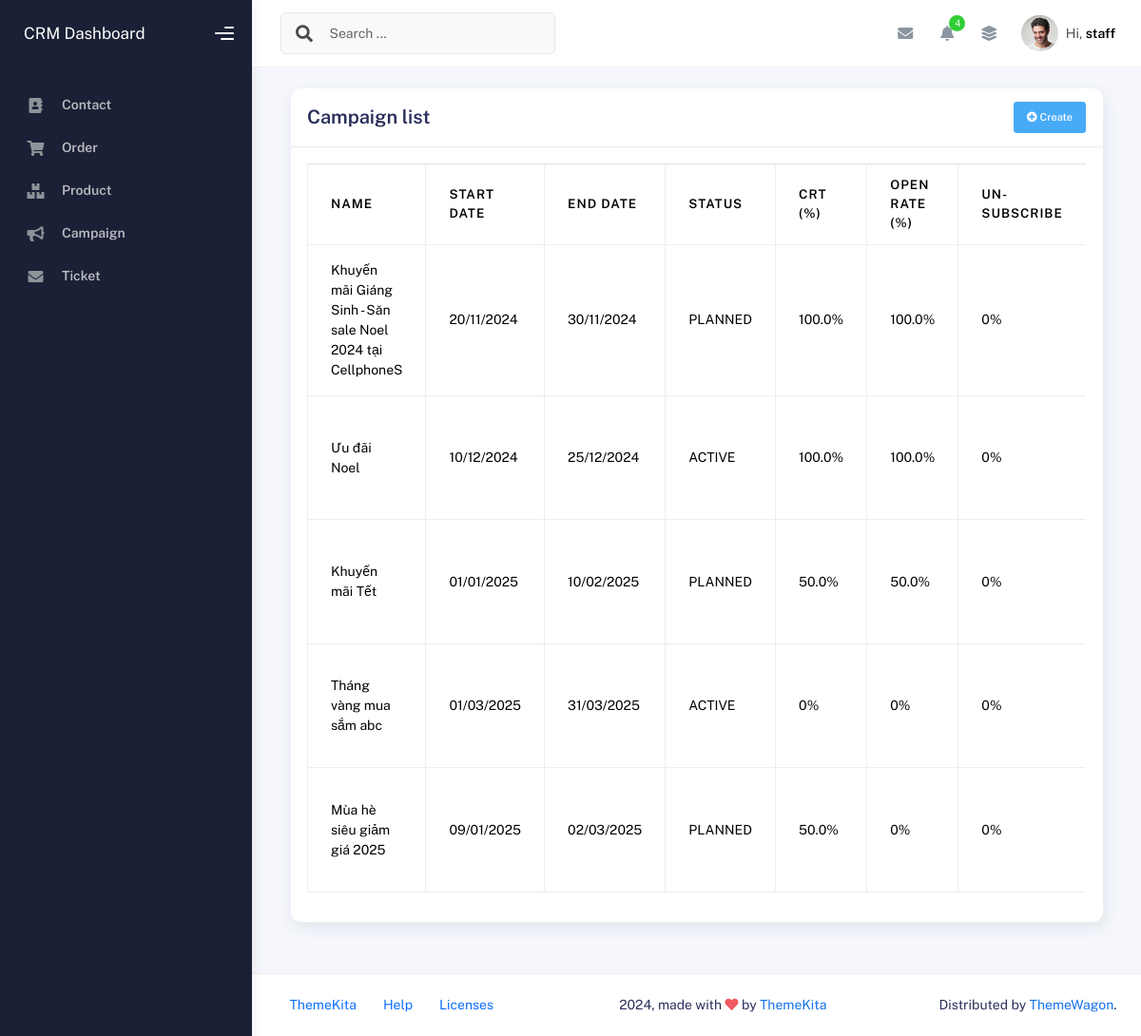
/system-admin/campaign/ (signed in), run on the app's committed database.
### admin_manager/models.py (models this page shows, shortened)
class User(AbstractUser):
    class DepartmentChoices(models.TextChoices):
        CONTACT = '01', 'Contact'
        ORDER = '02', 'Order'
        SERVICE_ISSUE = '03', 'Service Issue'
        ORDER_ISSUE = '04', 'Order Issue'
        CAMPAIGN = '05', 'Campaign'
    class UserType(models.TextChoices):
        MANAGER = 'MANAGER', 'Manager'
        STAFF = 'STAFF', 'Staff'
        CUSTOMER = 'CUSTOMER', 'Customer'
    id = models.IntegerField(primary_key=True)
    email = models.EmailField()
    phone_number = models.CharField(max_length=15, null=True, blank=True)
    first_name = models.CharField(max_length=255, null=True, blank=True)
    last_name = models.CharField(max_length=255, null=True, blank=True)
    address = models.CharField(max_length=500, null=True, blank=True)
    department_code = models.CharField(
        max_length=2,
        choices=DepartmentChoices.choices,
        default=DepartmentChoices.CONTACT  # Mặc định là Contact
    )
    user_type = models.CharField(
        max_length=50,
        choices=UserType.choices,
        default=UserType.CUSTOMER
    )
    created_date = models.DateTimeField(auto_now_add=True)
    date_join = models.DateField(auto_now_add=True)

class Campaign(models.Model):
    class StatusChoices(models.TextChoices):
        PLANNED = 'PLANNED', 'Planned'
        IN_PROGRESS = 'IN_PROGRESS', 'In progress'
        IN_PROGRESSED = 'IN_PROGRESSED', 'In progressed'
        CLOSED = 'CLOSED', 'Closed'
    campaign_id = models.AutoField(primary_key=True)
    name = models.CharField(max_length=255)
    start_date = models.DateField()
    end_date = models.DateField()
    status = models.CharField(
        max_length=20,
        choices=StatusChoices.choices,
        default=StatusChoices.PLANNED,
    )
    staff = models.ForeignKey(
        User,
        on_delete=models.CASCADE, null=True, blank=True,
        related_name='campaigns'
    )
    created_date = models.DateTimeField(auto_now_add=True)
    mail_subject = models.CharField(
        max_length=255, null=True, blank=True)  # New field
    mail_content = models.TextField(null=True, blank=True)  # New field

### admin_manager/views.py (the view)
# urls.py: path('campaign/', views.campaign_view, name='admin-campaign'),
def campaign_view(request):
    campaigns = Campaign.objects.all()
    campaign_list = []
    for campaign in campaigns:
        total_tracks = MailTrack.objects.filter(campaign=campaign).count()
        opened_tracks = MailTrack.objects.filter(
            campaign=campaign, is_open=True
        ).count()
        clicked_tracks = MailTrack.objects.filter(
            campaign=campaign, is_click=True
        ).count()
        open_rate = (opened_tracks / total_tracks *
                     100) if total_tracks > 0 else 0
        clicked_rate = (clicked_tracks / total_tracks *
                        100) if total_tracks > 0 else 0
        campaign_list.append(
            {
                "campaign_data": campaign,
                "open_rate": round(open_rate, 2),
                "crt": round(clicked_rate, 2),
            }
        )
    return render(
        request,
        "campaign/index.html",
        {
            "campaign_list": campaign_list,
            "status_choices": Campaign.StatusChoices.choices,
        },
    )

### admin_manager/templates/campaign/index.html (shortened to what this page needs)
{% extends 'admin_base.html' %} {% block content %}
<div class="container-fluid">
  <div class="card">
    <div class="card-header">
      <h4 class="card-title d-flex justify-content-between">
        Campaign list
        <div class="d-flex">
          <button
            class="btn btn-info btn-sm"
            data-bs-toggle="modal"
            data-bs-target="#createNewCampaignModal"
          >
            <i class="fas fa-plus-circle"></i>
            Create
          </button>
        </div>
      </h4>
    </div>
    <div class="card-body">
      <div class="table-responsive">
        <table id="basic-datatables" class="display table table-bordered">
          <thead>
            <tr>
              <th>NAME</th>
              <th>START DATE</th>
              <th>END DATE</th>
              <th>STATUS</th>
              <th>CRT (%)</th>
              <th>OPEN RATE (%)</th>
              <th>UN-SUBSCRIBE</th>
            </tr>
          </thead>
          <tbody>
            {% for campaign in campaign_list %}
            <tr>
              <td>{{campaign.campaign_data.name}}</td>
              <td>{{campaign.campaign_data.start_date|date:"d/m/Y"}}</td>
              <td>{{campaign.campaign_data.end_date|date:"d/m/Y"}}</td>
              <td>{{campaign.campaign_data.status}}</td>
              <td>{{campaign.crt|default:"0"}}%</td>
              <td>{{campaign.open_rate|default:"0"}}%</td>
              <td>{{campaign.unsubscribe_rate|default:"0"}}%</td>
            </tr>
            {% endfor %}
          </tbody>
        </table>
      </div>
    </div>
  </div>
</div>
{% endblock %}

### admin_manager/templates/admin_base.html (shortened to what this page needs)
{% load static %}
<!DOCTYPE html>
<html lang="en">
  <head>
    <link rel="stylesheet" href="{% static 'css/bootstrap.min.css' %}" />
    <link rel="stylesheet" href="{% static 'css/plugins.min.css' %}" />
    <link rel="stylesheet" href="{% static 'css/kaiadmin.min.css' %}" />
    <link rel="stylesheet" href="{% static 'css/admin.css' %}" />
  </head>
  <body>
    <div class="wrapper">
      <div class="sidebar" data-background-color="dark">
        <div class="sidebar-logo">
          <div class="logo-header" data-background-color="dark">
            <a href="/system-admin/ticket/" style="color: white;" class="logo">
              CRM Dashboard
            </a>
            <div class="nav-toggle">
              <button class="btn btn-toggle toggle-sidebar">
                <i class="gg-menu-right"></i>
              </button>
            </div>
          </div>
        </div>
        <div class="sidebar-wrapper scrollbar scrollbar-inner">
          <div class="sidebar-content">
            <ul class="nav nav-secondary">
              <li class="nav-item">
                <a href="/system-admin/contact/">
                  <i class="fas fa-address-book"></i>
                  <p>Contact</p>
                </a>
              </li>
              <li class="nav-item">
                <a href="/system-admin/order/">
                  <i class="fas fa-shopping-cart"></i>
                  <p>Order</p>
                </a>
              </li>
              <li class="nav-item">
                <a href="/system-admin/product/">
                  <i class="fas fa-boxes"></i>
                  <p>Product</p>
                </a>
              </li>
              <li class="nav-item">
                <a href="/system-admin/campaign/">
                  <i class="fas fa-bullhorn"></i>
                  <p>Campaign</p>
                </a>
              </li>
              <li class="nav-item">
                <a href="/system-admin/ticket/">
                  <i class="fas fa-envelope"></i>
                  <p>Ticket</p>
                </a>
              </li>
            </ul>
          </div>
        </div>
      </div>
      <div class="main-panel">
        <div class="main-header">
          <nav
            class="navbar navbar-header navbar-header-transparent navbar-expand-lg border-bottom"
          >
            <div class="container-fluid">
              <nav
                class="navbar navbar-header-left navbar-expand-lg navbar-form nav-search p-0 d-none d-lg-flex"
              >
                <div class="input-group">
                  <div class="input-group-prepend">
                    <button type="submit" class="btn btn-search pe-1">
                      <i class="fa fa-search search-icon"></i>
                    </button>
                  </div>
                  <input
                    type="text"
                    placeholder="Search ..."
                    class="form-control"
                  />
                </div>
              </nav>
              <ul class="navbar-nav topbar-nav ms-md-auto align-items-center">
                <li class="nav-item topbar-icon dropdown hidden-caret">
                  <a
                    class="nav-link dropdown-toggle"
                    href="#"
                    id="messageDropdown"
                    role="button"
                    data-bs-toggle="dropdown"
                    aria-haspopup="true"
                    aria-expanded="false"
                  >
                    <i class="fa fa-envelope"></i>
                  </a>
                </li>
                <li class="nav-item topbar-icon dropdown hidden-caret">
                  <a
                    class="nav-link dropdown-toggle"
                    href="#"
                    id="notifDropdown"
                    role="button"
                    data-bs-toggle="dropdown"
                    aria-haspopup="true"
                    aria-expanded="false"
                  >
                    <i class="fa fa-bell"></i>
                    <span class="notification">4</span>
                  </a>
                </li>
                <li class="nav-item topbar-icon dropdown hidden-caret">
                  <a
                    class="nav-link"
                    data-bs-toggle="dropdown"
                    href="#"
                    aria-expanded="false"
                  >
                    <i class="fas fa-layer-group"></i>
                  </a>
                </li>
                <li class="nav-item topbar-user dropdown hidden-caret">
                  <a
                    class="dropdown-toggle profile-pic"
                    data-bs-toggle="dropdown"
                    href="#"
                    aria-expanded="false"
                  >
                    <div class="avatar-sm">
                      <img
                        src="{% static 'img/profile.jpg' %}"
                        alt="..."
                        class="avatar-img rounded-circle"
                      />
                    </div>
                    <span class="profile-username">
                      <span class="op-7">Hi,</span>
                      <span class="fw-bold">{{ request.user.username }}</span>
                    </span>
                  </a>
                </li>
              </ul>
            </div>
          </nav>
        </div>
        <div class="container">
          <div class="page-inner">
            {% block content %}{% endblock %}
          </div>
        </div>
        <footer class="footer">
          <div class="container-fluid d-flex justify-content-between">
            <nav class="pull-left">
              <ul class="nav">
                <li class="nav-item">
                  <a class="nav-link" href="http://www.themekita.com">
                    ThemeKita
                  </a>
                </li>
                <li class="nav-item">
                  <a class="nav-link" href="#"> Help </a>
                </li>
                <li class="nav-item">
                  <a class="nav-link" href="#"> Licenses </a>
                </li>
              </ul>
            </nav>
            <div class="copyright">
              2024, made with <i class="fa fa-heart heart text-danger"></i> by
              <a href="http://www.themekita.com">ThemeKita</a>
            </div>
            <div>
              Distributed by
              <a target="_blank" href="https://themewagon.com/">ThemeWagon</a>.
            </div>
          </div>
        </footer>
      </div>
    </div>
  </body>
</html>

### admin_manager/static/css/admin.css (style rules this page uses)
.btn { color: white !important; }

### data on the page
User: user.username "staff"
Campaign: campaign_data.name "Khuyến mãi Giáng Sinh - Săn sale Noel 2024 tại CellphoneS", campaign_data.start_date "20/11/2024", campaign_data.end_date "30/11/2024", campaign_data.status "PLANNED", crt "100.0", open_rate "100.0", unsubscribe_rate "0"
Campaign: campaign_data.name "Ưu đãi Noel", campaign_data.start_date "10/12/2024", campaign_data.end_date "25/12/2024", campaign_data.status "ACTIVE", crt "100.0", open_rate "100.0", unsubscribe_rate "0"
Campaign: campaign_data.name "Khuyến mãi Tết", campaign_data.start_date "01/01/2025", campaign_data.end_date "10/02/2025", campaign_data.status "PLANNED", crt "50.0", open_rate "50.0", unsubscribe_rate "0"
Campaign: campaign_data.name "Tháng vàng mua sắm abc", campaign_data.start_date "01/03/2025", campaign_data.end_date "31/03/2025", campaign_data.status "ACTIVE", crt "0", open_rate "0", unsubscribe_rate "0"
Campaign: campaign_data.name "Mùa hè siêu giảm giá 2025", campaign_data.start_date "09/01/2025", campaign_data.end_date "02/03/2025", campaign_data.status "PLANNED", crt "50.0", open_rate "0", unsubscribe_rate "0"
